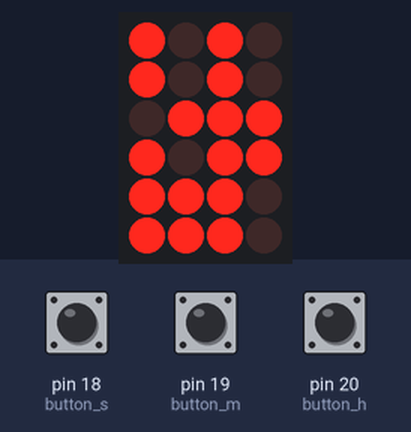
This sketch was run on a simulated Arduino Mega 2560, built with avr-gcc and run on an emulated ATmega2560. Shown: 4×6 LED matrix. Wiring (inferred from the names in the program): LED matrix (orientation assumed): rows pin 4, pin 5, pin 6, pin 21, pin 22, pin 23; columns pin 9, pin 10, pin 11, pin 12. The inputs (shaded band) are chosen by the test bench; at power-on: pin 18 (button_s) LOW, pin 19 (button_m) LOW, pin 20 (button_h) HIGH. The local clock reads 2024-03-15 10:24:30 at power-on unless the sketch sets it.

Above: at 3.48 s.
3.5 s: pin 18 (button_s) pulled HIGH for 0.15 s
At 3.64 s:
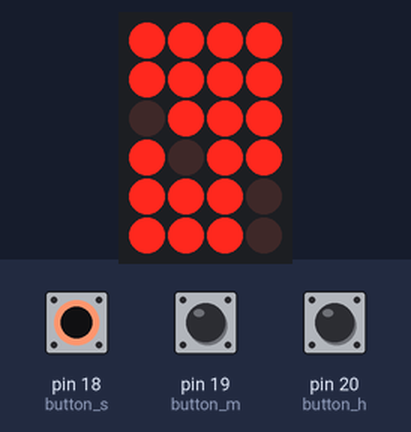
4.2 s: pin 19 (button_m) pulled HIGH for 0.15 s
At 4.28 s:
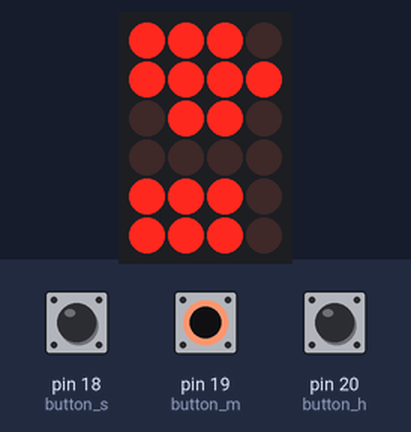
4.9 s: pin 20 (button_h) pulled LOW for 0.15 s
At 5.08 s:
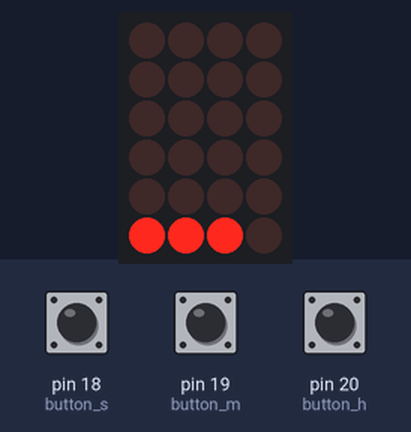
5.6 s: pin 18 (button_s) pulled HIGH for 1 s
At 5.72 s:
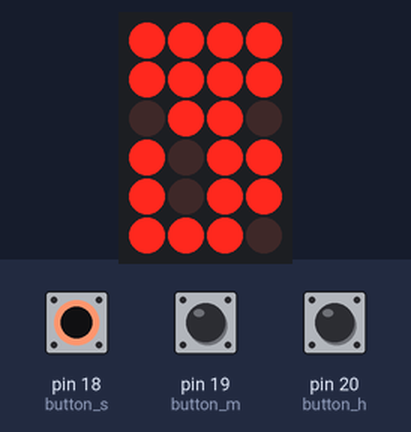
7.2 s: pin 19 (button_m) pulled HIGH for 1 s
At 7.24 s:
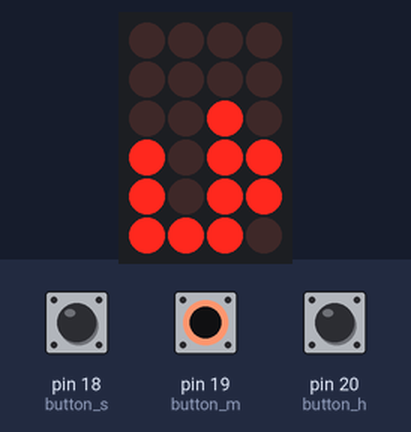
8.8 s: pin 20 (button_h) pulled LOW for 1 s
At 9.92 s:
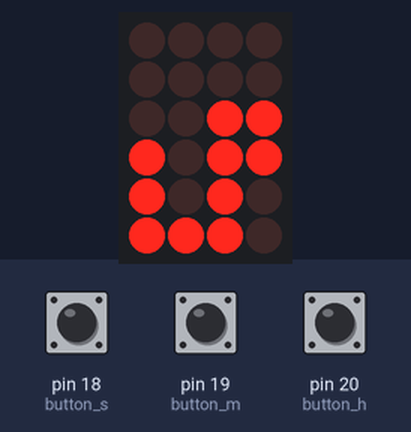

Measured:
- after the input at 3.5 s, the display: first changes after 0.06 s (image 1 shows a later state)
- after the input at 4.2 s, the display: first differs from a run without the input after 0.08 s (image 2)
- after the input at 4.9 s, the display: first differs from a run without the input after 0.18 s (image 3)
- after the input at 5.6 s, the display: first changes at once (image 4 shows a later state)
- after the input at 7.2 s, the display: changes at once (image 5)
- after the input at 8.8 s, the display: first differs from a run without the input after 1.0 s (image 6 shows a later state)

The sketch:

nixie.ino
```cpp
#include <Wire.h>
#include <TimeLib.h>
#include <DS1307RTC.h>

const int nixie_d_1 = 12;
const int nixie_d_2 = 10;
const int nixie_d_4 = 9;
const int nixie_d_8 = 11;

const int row_s_0 = 4; // l_6
const int row_s_1 = 5; // l_5
const int row_m_0 = 6; // l_4
const int row_m_1 = 21; // l_3
const int row_h_0 = 22; // l_2
const int row_h_1 = 23; // l_1

const int button_s = 18;
const int button_m = 19;
const int button_h = 20;

const int rows[6] = {row_s_0, row_s_1, row_m_0, row_m_1, row_h_0, row_h_1};

int button_s_state = 0;
int button_m_state = 0;
int button_h_state = 0;

void setup() {

  pinMode(nixie_d_1, OUTPUT);
  pinMode(nixie_d_2, OUTPUT);
  pinMode(nixie_d_4, OUTPUT);
  pinMode(nixie_d_8, OUTPUT);

  pinMode(row_s_0, OUTPUT);
  pinMode(row_s_1, OUTPUT);
  pinMode(row_m_0, OUTPUT);
  pinMode(row_m_1, OUTPUT);
  pinMode(row_h_0, OUTPUT);
  pinMode(row_h_1, OUTPUT);

  pinMode(button_s, INPUT);
  pinMode(button_m, INPUT);
  pinMode(button_h, INPUT);

  Wire.begin();

  check_clock();

  delay(1000);

  test_tubes();

}

void check_clock() {
  tmElements_t tm;
  if (!RTC.read(tm) && RTC.chipPresent()) {
    tm.Hour = 0;
    tm.Minute = 0;
    tm.Second = 0;
    tm.Day = 0;
    tm.Month = 1;
    tm.Year = CalendarYrToTm(2000);
    RTC.write(tm);
  }
}

void test_tubes() {
  int digits[6];
  int test[19] = {1, 6, 2, 7, 5, 0, 4, 9, 8, 3, 8, 9, 4, 0, 5, 7, 2, 6, 1};
  for (int digit = 0; digit <= 19; digit++) {
    for (int index = 0; index < 6; index++) {
      digits[index] = test[digit];
    }
    for (int i = 0; i < 5; i++) {
      display_time(digits);
    }
  }
}

void loop() {
  check_buttons();

  tmElements_t tm;
  int digits[6];

  RTC.read(tm);

  int seconds = tm.Second;
  digits[0] = seconds % 10;
  digits[1] = seconds / 10;

  int minutes = tm.Minute;
  digits[2] = minutes % 10;
  digits[3] = minutes / 10;

  int hours = tm.Hour;
  digits[4] = hours % 10;
  digits[5] = hours / 10;

  display_time(digits);
}

void check_buttons() {
  int state_s = digitalRead(button_s);
  int state_m = digitalRead(button_m);
  int state_h = digitalRead(button_h);

  if (state_s && !button_s_state) {
    button_s_state = 1;
    tmElements_t tm;
    RTC.read(tm);
    tm.Second = 0;
    RTC.write(tm);
  }
  if (!state_s && button_s_state) {
    button_s_state = 0;
  }

  if (state_m && !button_m_state) {
    button_m_state = 1;
    tmElements_t tm;
    RTC.read(tm);
    if (tm.Minute == 59) {
      tm.Minute = 0;
    } else {
      tm.Minute++;
    }
    RTC.write(tm);
  }
  if (!state_m && button_m_state) {
    button_m_state = 0;
  }

  if (state_h && !button_h_state) {
    button_h_state = 1;
    tmElements_t tm;
    RTC.read(tm);
    if (tm.Hour == 23) {
      tm.Hour = 0;
    } else {
      tm.Hour++;
    }
    RTC.write(tm);
  }
  if (!state_h && button_h_state) {
    button_h_state = 0;
  }
}

void display_time(int digits[]) {
  for (int index = 0; index < 6; index++)
  {
    all_off();

    int digit = digits[index];

    digitalWrite(nixie_d_1, digit % 2);
    digitalWrite(nixie_d_2, (digit / 2) % 2);
    digitalWrite(nixie_d_4, (digit / 4) % 2);
    digitalWrite(nixie_d_8, (digit / 8) % 2);

    digitalWrite(rows[index], HIGH);

    delayMicroseconds(1000);
  }
}

void all_off() {
  digitalWrite(row_s_0, LOW);
  digitalWrite(row_s_1, LOW);
  digitalWrite(row_m_0, LOW);
  digitalWrite(row_m_1, LOW);
  digitalWrite(row_h_0, LOW);
  digitalWrite(row_h_1, LOW);

  digitalWrite(nixie_d_1, HIGH);
  digitalWrite(nixie_d_2, HIGH);
  digitalWrite(nixie_d_4, HIGH);
  digitalWrite(nixie_d_8, HIGH);

  delayMicroseconds(1000);
}
```
